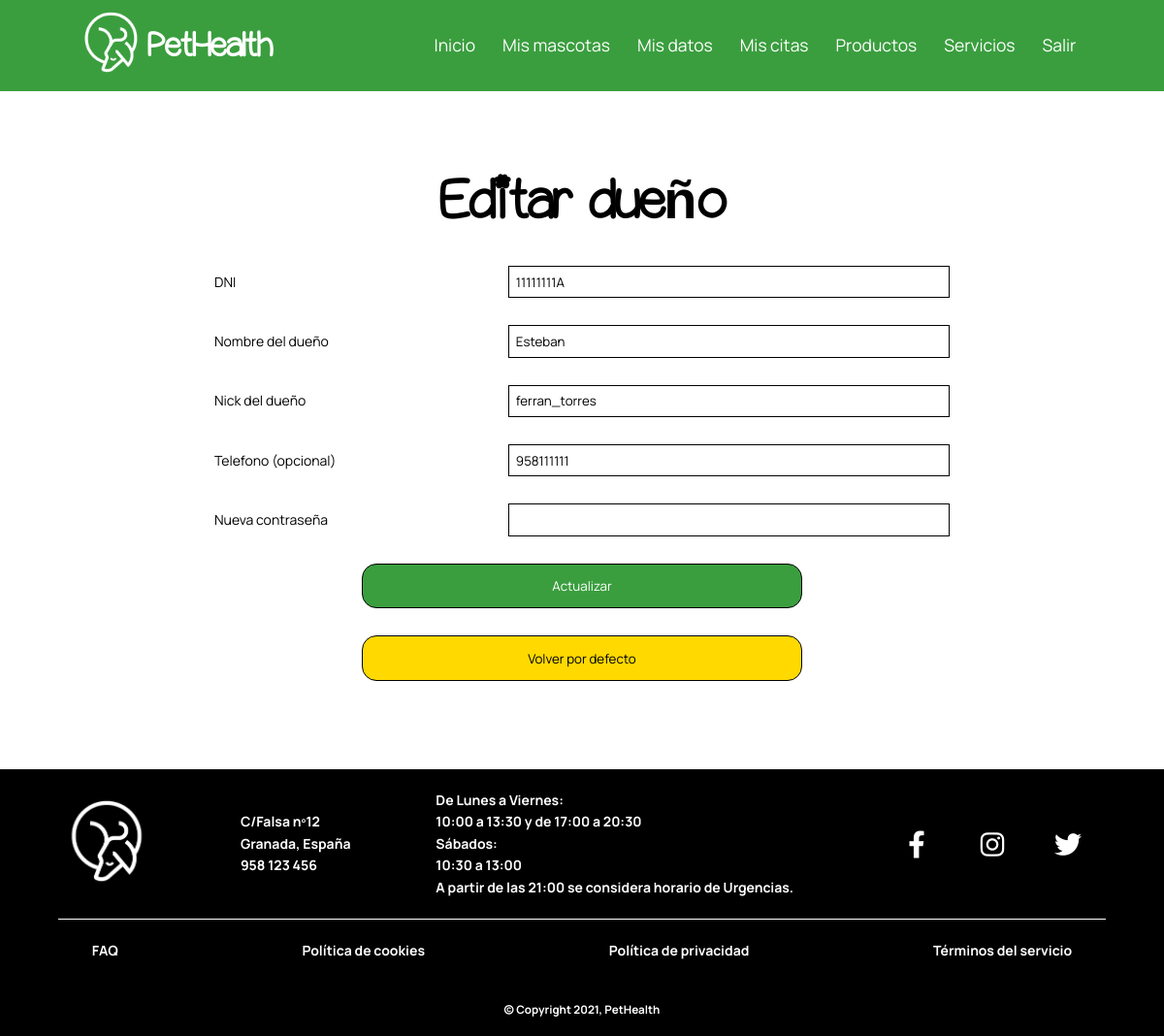
The page /paginas/duenios/modificar_duenio.php (signed in) on the database its author committed.
### paginas/duenios/modificar_duenio.php (the view, shortened to what this page needs)
<!DOCTYPE html>
<html lang="es">
<head>
    <link rel="stylesheet" href="https://cdnjs.cloudflare.com/ajax/libs/font-awesome/6.0.0-beta2/css/all.min.css"/>
    <link rel="stylesheet" href="../../css/estilos.css">
</head>
<body>
    <?php
        require_once("../../php/funciones.php");
        $conexion=conectarServidor();
    ?>
    <main>
    <section id="insertar_modificar">
    <?php
        if($_SESSION['dni']==="000000000" && isset($_POST["dni"]) || $_SESSION['dni']!=="000000000"){
            if($_SESSION['dni']==="000000000" && isset($_POST["dni"])){
                $dni=$_POST['dni'];
            }else{
                $dni=$_SESSION['dni'];
            }
                $consulta="SELECT nombre,telefono,nick,pass from dueño where dni='$dni'";
                $resultado=$conexion->query($consulta);
                $fila_duenio=$resultado->fetch_array(MYSQLI_ASSOC);
                $nombre=$fila_duenio["nombre"];
                $telefono=$fila_duenio["telefono"];
                $nick=$fila_duenio["nick"];
    ?>
    <h1>Editar dueño</h1>
    <form action="#" method="POST">
    <?php
    if($_SESSION["dni"]==="000000000"){
        echo "<div>
            <label for='dni'>DNI</label>
            <input type='text' value='$dni' id='dni' readonly>
        </div>
        <div>
            <label for='nombre'>Nombre del dueño</label>
            <input type='text' value='$nombre' name='nombre' id='nombre' maxlength='50'>
        </div>
        <div>
            <label for='nick'>Nick del dueño</label>
            <input type='text' value='$nick' name='nick' id='nick' maxlength='25'>
        </div>";
    }else{
        echo "<div>
            <label for='dni'>DNI</label>
            <input type='text' value='$dni' id='dni' readonly>
        </div>
        <div>
            <label for='nombre'>Nombre del dueño</label>
            <input type='text' value='$nombre' id='nombre' readonly>
        </div>
        <div>
            <label for='nick'>Nick del dueño</label>
            <input type='text' value='$nick' id='nick' readonly>
        </div>";
    }
    echo "<div>
        <label for='telefono'>Telefono (opcional)</label>
        <input type='text' value='$telefono' name='telefono' id='telefono' minlength='9' maxlength='9'>
    </div>
    <div>
        <label for='pass'>Nueva contraseña</label>
        <input type='password' name='pass' id='pass' maxlength='50'>
    </div>
    <input type='submit' value='Actualizar' name='enviar' id='enviar'>
    <input type='reset' value='Volver por defecto' name='borrar' id='borrar'>";
    ?>
    </form>
    <?php
        }
    ?>
    </section>
    </main>
</body>
</html>

### css/estilos.css (style rules this page uses)
:root { --principal: #3a9e3e; --oscuro: #296f2d; --claro: #d7ffd9; --muy-claro: #efffef; }
*, *::before, *::after { margin: 0; padding: 0; box-sizing: border-box; }
html,body { font-size: 14px; font-family: 'Manrope', sans-serif; line-height: 1.6; }
h1,h2 { font-family: "PuppyBellies", sans-serif; }
h1 { font-size: 4em; text-align: center; }
section:not(#banner) { max-width:1400px; margin: 0 auto; padding: 5em 2em; background-color: white; }
main { background-color: var(--muy-claro); min-height: 70vh; }
#insertar_modificar form { max-width: 800px; margin: 0 auto; display: flex; justify-content: center; align-items: center; flex-direction: column; padding: 1.5em; gap: 2em; }
#insertar_modificar form input, #insertar_modificar form select { width: 60%; padding: .5em; border: 1px solid black; font-family: 'Manrope', sans-serif; }
#insertar_modificar form div { display: flex; justify-content: space-between; align-items: center; width: 100%; }
#insertar_modificar input[type="submit"] { color: white; background-color: var(--principal); border-radius: 15px; padding: 1em 1.5em; cursor: pointer; }
#insertar_modificar input[type="reset"] { color: black; background-color: rgb(255, 217, 0); border-radius: 15px; padding: 1em 1.5em; cursor: pointer; }

### rows shown on the page
dueño: nombre "Esteban", nick "ferran_torres", telefono "958111111"
